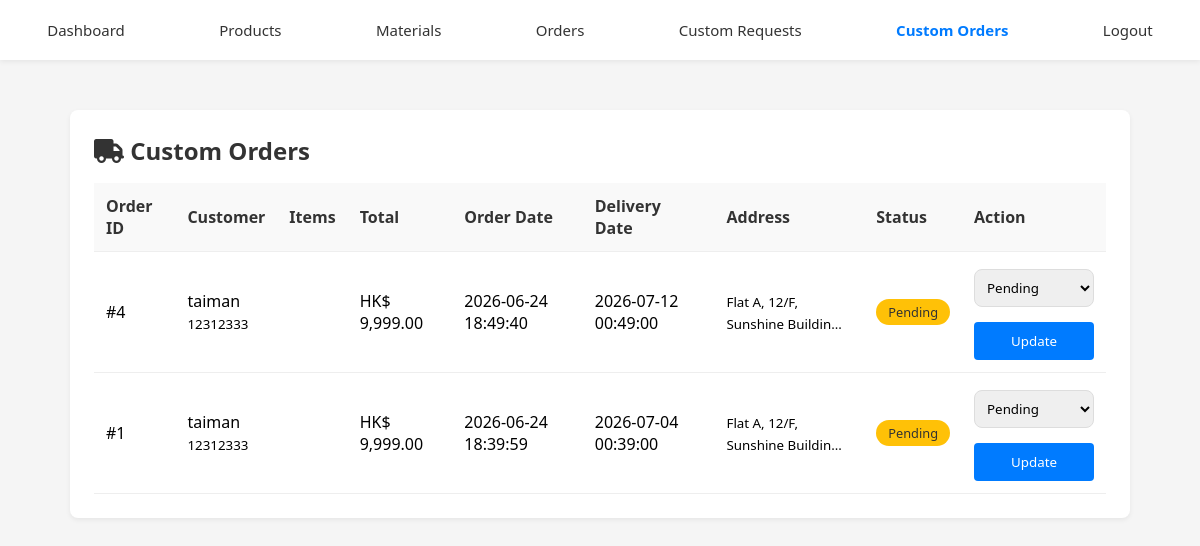
The page /staff/staff_custom_orders.php (signed in) on the database as committed earlier.
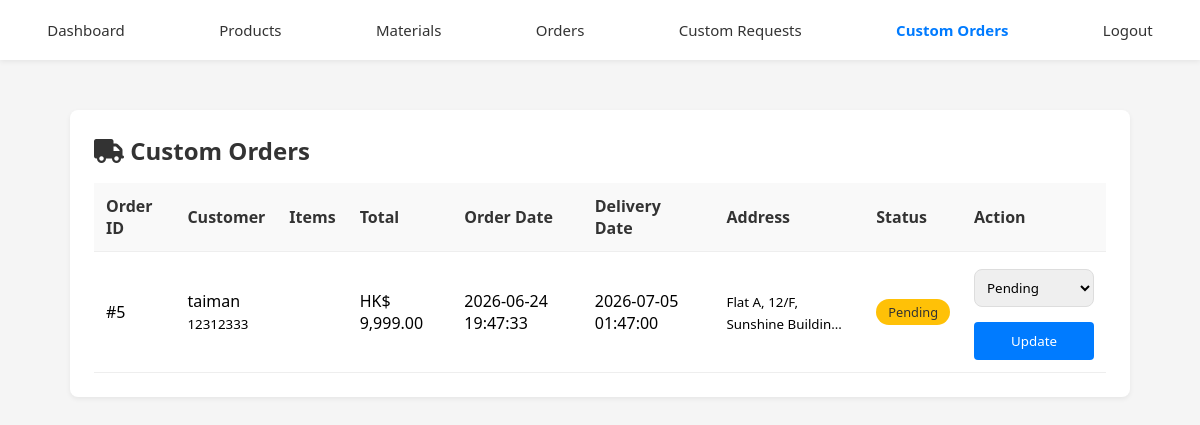
The same page on the database as committed later.
### tables this page shows
CREATE TABLE `customeorders` (
  `coid` int(11) NOT NULL,
  `cfid` int(11) NOT NULL,
  `cfprice` int(11) NOT NULL,
  `qty` int(11) NOT NULL,
  `cototalamount` decimal(10,2) NOT NULL,
  `codate` datetime NOT NULL DEFAULT current_timestamp(),
  `cid` int(11) NOT NULL,
  `codeliverydate` datetime NOT NULL,
  `codeliveraddress` text NOT NULL,
  `costatus` int(11) NOT NULL DEFAULT 1
);

CREATE TABLE `customers` (
  `cid` int(11) NOT NULL,
  `cname` varchar(255) NOT NULL,
  `cpassword` varchar(255) NOT NULL,
  `ctel` varchar(20) NOT NULL,
  `caddr` varchar(255) NOT NULL,
  `company` varchar(255) DEFAULT NULL,
  `cBudget` int(20) NOT NULL
);

### staff/staff_custom_orders.php (the view, shortened to what this page needs)
<?php
require_once 'db_config.php';
$orders = $pdo->query("
    SELECT co.*, c.cname, c.ctel,
           GROUP_CONCAT(CONCAT(cf.cfname, ' x', ocf.coqty) SEPARATOR ', ') AS items
    FROM customeorders co
    JOIN customers c ON co.cid = c.cid
    LEFT JOIN ordercustomefurnitures ocf ON co.coid = ocf.coid
    LEFT JOIN customefurnitures cf ON ocf.cfid = cf.cfid
    GROUP BY co.coid
    ORDER BY co.codate DESC
")->fetchAll();
?>
<!DOCTYPE html>
<html lang="en">
<head>
    <link rel="stylesheet" href="../CSS/staffStyle.css">
    <link rel="stylesheet" href="https://cdnjs.cloudflare.com/ajax/libs/font-awesome/6.0.0/css/all.min.css">
</head>
<body class="body-staff">
    <div class="nav">
        <a href="dashboard.php">Dashboard</a>
        <a href="products.php">Products</a>
        <a href="materials.php">Materials</a>
        <a href="orders.php">Orders</a>
        <a href="staff_custom_requests.php">Custom Requests</a>
        <a href="staff_custom_orders.php" class="active">Custom Orders</a>
        <a href="logout.php">Logout</a>
    </div>
    <div class="staff-container">
        <div class="table-box">
            <h2><i class="fas fa-truck"></i> Custom Orders</h2>
            <div style="overflow-x: auto;">
                <table>
                    <thead>
                        <tr>
                            <th>Order ID</th>
                            <th>Customer</th>
                            <th>Items</th>
                            <th>Total</th>
                            <th>Order Date</th>
                            <th>Delivery Date</th>
                            <th>Address</th>
                            <th>Status</th>
                            <th>Action</th>
                        </tr>
                    </thead>
                    <tbody>
                    <?php foreach ($orders as $o): ?>
                    <tr>
                        <td>#<?php echo $o['coid']; ?></td>
                        <td><?php echo htmlspecialchars($o['cname']); ?><br><small><?php echo htmlspecialchars($o['ctel']); ?></small></td>
                        <td><?php echo htmlspecialchars($o['items']); ?></td>
                        <td>HK$ <?php echo number_format($o['cototalamount'], 2); ?></td>
                        <td><?php echo $o['codate']; ?></td>
                        <td><?php echo $o['codeliverydate']; ?></td>
                        <td><small><?php echo htmlspecialchars(substr($o['codeliveraddress'], 0, 30)); ?>...</small></td>
                        <td><span class="status-badge status-<?php echo $o['costatus']; ?>"><?php echo ['Pending','Processing','Shipped','Delivered','Cancelled'][$o['costatus']-1]; ?></span></td>
                        <td>
                            <form method="post" class="update-form">
                                <select name="costatus">
                                    <option value="1" <?php if ($o['costatus']==1) echo 'selected'; ?>>Pending</option>
                                </select>
                                <button type="submit" name="update_status">Update</button>
                            </form>
                        </td>
                    </tr>
                    <?php endforeach; ?>
                    </tbody>
                </table>
            </div>
        </div>
    </div>
</body>
</html>

### 4523M-Project/CSS/staffStyle.css (style rules this page uses)
* { margin:0; padding:0; box-sizing:border-box; font-family:system-ui; }
body { min-height:100vh; display:grid; place-items:center; background:#f5f5f5; padding:20px; padding-top:70px; background-size: cover; background-position: center; background-repeat: no-repeat; }
h2 { text-align:center; margin-bottom:20px; }
button { width:100%; padding:10px; background:#007bff; color:white; border:none; border-radius:4px; cursor:pointer; }
.nav { position:fixed; top:0; left:0; width:100%; height:60px; background:#fff; box-shadow:0 2px 5px #00000010; display:flex; align-items:center; justify-content:space-around; z-index:999; }
.nav a { text-decoration:none; color:#333; font-size:15px; cursor:pointer; }
.nav .active { color:#007bff; font-weight:bold; }
.body-staff { padding: 20px; padding-top: 70px; display: block; }
.staff-container { max-width: 1000px; margin: 0 auto; }
.table-box { background: #fff; padding: 24px; border-radius: 8px; box-shadow: 0 2px 5px #00000010; margin-bottom: 20px; }
.table-box h2 { text-align: left; margin-bottom: 16px; color: #333; }
table { width: 100%; border-collapse: collapse; }
table th, table td { padding: 12px; text-align: left; border-bottom: 1px solid #eee; }
table th { background: #f9f9f9; color: #333; }
.staff-container { max-width:1100px; margin:0 auto; padding:40px 20px; }
input, textarea, select { width: 100%; padding: 8px; margin-top: 5px; margin-bottom: 15px; border: 1px solid #ddd; border-radius: 8px; }
.status-badge { display: inline-block; padding: 4px 8px; border-radius: 20px; font-size: 0.75rem; }
.table-box { overflow-x: auto; }

### staff/staff_custom_orders.php (style rules this page uses)
.status-badge { display: inline-block; padding: 4px 12px; border-radius: 20px; font-size: 0.8rem; }
.status-1 { background: #ffc107; color: #333; }
.update-form { display: inline-block; }

Rows that differ between the two databases and show on the page:
removed customeorders: coid "4", cid.cname "taiman", cid.ctel "12312333", cototalamount "9,999.00", codate "2026-06-24 18:49:40", codeliverydate "2026-07-12 00:49:00", codeliveraddress "Flat A, 12/F, Sunshine Buildin", costatus "Pending"
removed customeorders: coid "1", cid.cname "taiman", cid.ctel "12312333", cototalamount "9,999.00", codate "2026-06-24 18:39:59", codeliverydate "2026-07-04 00:39:00", codeliveraddress "Flat A, 12/F, Sunshine Buildin", costatus "Pending"
added customeorders: coid "5", cid.cname "taiman", cid.ctel "12312333", cototalamount "9,999.00", codate "2026-06-24 19:47:33", codeliverydate "2026-07-05 01:47:00", codeliveraddress "Flat A, 12/F, Sunshine Buildin", costatus "Pending"
